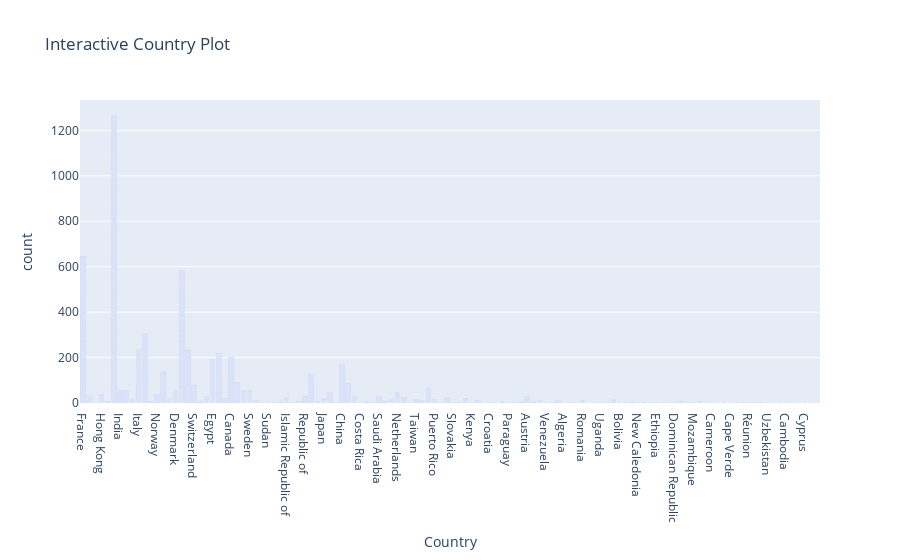

The notebook cell this image was saved under:
### Code cell
import plotly.express as px

fig = px.bar(df, x='Country', title='Interactive Country Plot')
fig.show()

### Figure 1 — Plotly figure (JSON) as saved in the notebook; plotly's stock layout.template omitted (floating-point values rounded to 4 significant figures; data arrays with more than 128 entries replaced by an {"elided": "..."} marker saying what was removed)
{"data": [{"hovertemplate": "Country=%{x}<br>count=%{y}<extra></extra>", "legendgroup": "", "marker": {"color": "#636efa", "pattern": {"shape": ""}}, "name": "", "orientation": "v", "showlegend": false, "textposition": "auto", "type": "bar", "x": {"elided": "5783 str values"}, "xaxis": "x", "y": {"elided": "5783 int values"}, "yaxis": "y"}], "layout": {"barmode": "relative", "legend": {"tracegroupgap": 0}, "title": {"text": "Interactive Country Plot"}, "xaxis": {"anchor": "y", "domain": [0, 1], "title": {"text": "Country"}}, "yaxis": {"anchor": "x", "domain": [0, 1], "title": {"text": "count"}}}}
